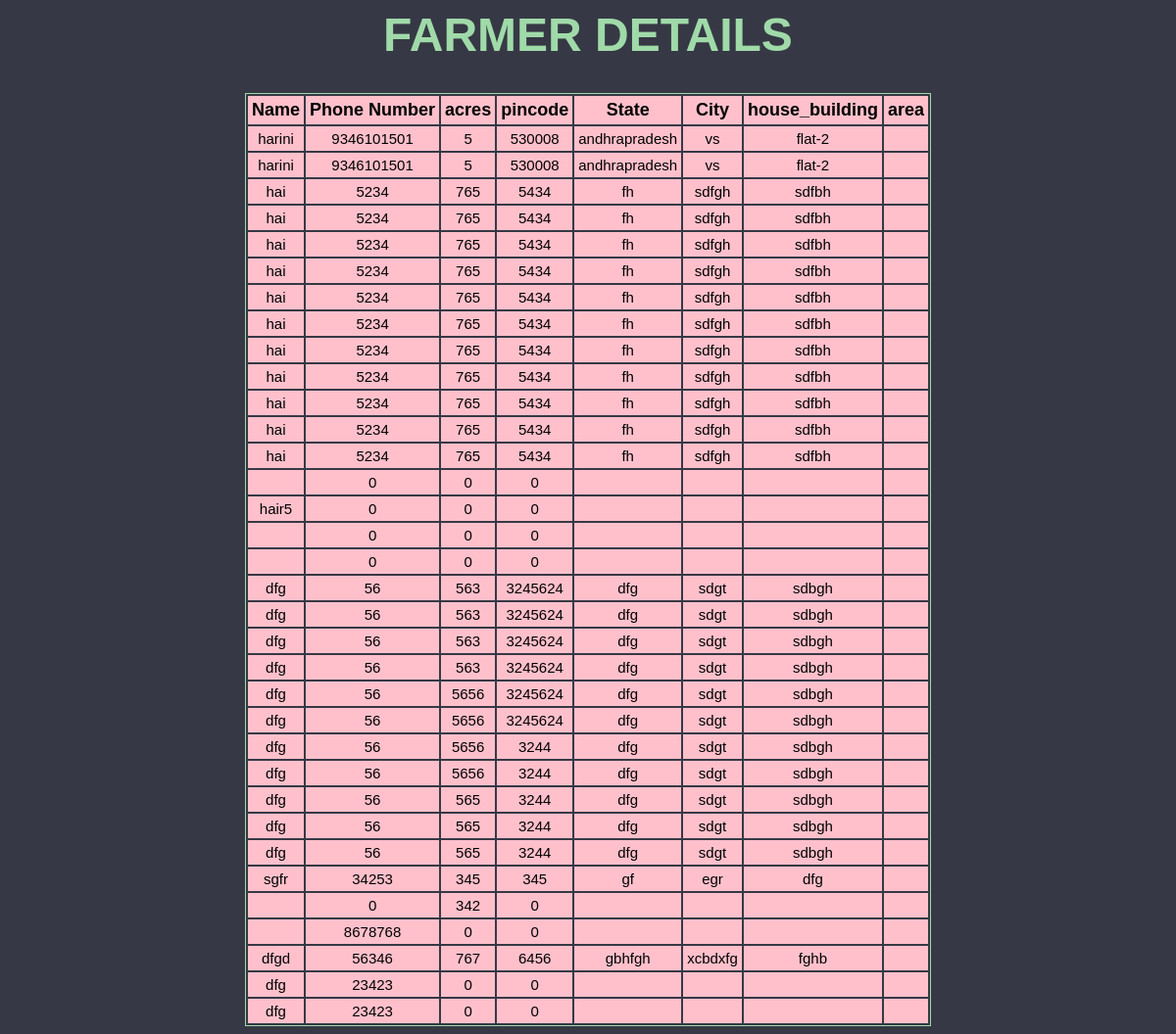
The page /bussiness/fetch.php on the database its author committed.
### tables this page shows
CREATE TABLE `farmer_details` (
  `f_name` varchar(255) NOT NULL,
  `phnum` bigint(11) NOT NULL,
  `pincode` int(11) NOT NULL,
  `state` varchar(255) NOT NULL,
  `city` varchar(255) NOT NULL,
  `house` varchar(255) NOT NULL,
  `Area` varchar(255) NOT NULL,
  `land` int(11) NOT NULL
);

### bussiness/fetch.php (the view, shortened to what this page needs)
<?php
$con=mysqli_connect("localhost","root","","4seed");
$result = mysqli_query($con, "SELECT * FROM farmer_details");
?>
<html>
<head>
</head>
<body>
<h1>FARMER DETAILS</h1>
<table  cellpadding=4>
<tr>
<th>Name</th>
<th>Phone Number</th>
<th> acres</th>
<th>pincode</th>
<th>State</th>
<th>City</th>
<th>house_building</th>
<th>area</th>
</tr>
<?php while ($row = mysqli_fetch_array($result))
{
echo "<tr>";
echo"<td>".$row['f_name'];echo"</td>";
echo"<td>".$row['phnum'];echo"</td>";
echo"<td>".$row['land'];echo"</td>";
echo"<td>".$row['pincode'];echo"</td>";
echo"<td>".$row['state'];echo"</td>";
echo"<td>".$row['city'];echo"</td>";
echo"<td>".$row['house'];echo"</td>";
echo"<td>".$row['area'];echo"</td>";
echo"</tr>";
}
?>
</table>
</body>
</html>

### bussiness/fetch.php (style rules this page uses)
body { background-color: #363945; font-family:Arial; }
table { width: 700px; border: 1px solid #A0DAA9; margin: 0 auto; }
tr { background: pink; }
td { font-weight: lighter; text-align: center; font-size: 15px; }
h1 { font-size: 3rem; text-align: center; color: #A0DAA9; }
th { font-size: 18px; font-weight: 200px; background-color: pink; border-color: red; }

### rows shown on the page
farmer_details: f_name "harini", phnum "9346101501", land "5", pincode "530008", state "andhrapradesh", city "vs", house "flat-2"
farmer_details: f_name "harini", phnum "9346101501", land "5", pincode "530008", state "andhrapradesh", city "vs", house "flat-2"
farmer_details: f_name "hai", phnum "5234", land "765", pincode "5434", state "fh", city "sdfgh", house "sdfbh"
farmer_details: f_name "hai", phnum "5234", land "765", pincode "5434", state "fh", city "sdfgh", house "sdfbh"
farmer_details: f_name "hai", phnum "5234", land "765", pincode "5434", state "fh", city "sdfgh", house "sdfbh"
farmer_details: f_name "hai", phnum "5234", land "765", pincode "5434", state "fh", city "sdfgh", house "sdfbh"
farmer_details: f_name "hai", phnum "5234", land "765", pincode "5434", state "fh", city "sdfgh", house "sdfbh"
farmer_details: f_name "hai", phnum "5234", land "765", pincode "5434", state "fh", city "sdfgh", house "sdfbh"
farmer_details: f_name "hai", phnum "5234", land "765", pincode "5434", state "fh", city "sdfgh", house "sdfbh"
farmer_details: f_name "hai", phnum "5234", land "765", pincode "5434", state "fh", city "sdfgh", house "sdfbh"
farmer_details: f_name "hai", phnum "5234", land "765", pincode "5434", state "fh", city "sdfgh", house "sdfbh"
farmer_details: f_name "hai", phnum "5234", land "765", pincode "5434", state "fh", city "sdfgh", house "sdfbh"
farmer_details: f_name "hai", phnum "5234", land "765", pincode "5434", state "fh", city "sdfgh", house "sdfbh"
farmer_details: phnum "0", land "0", pincode "0"
farmer_details: f_name "hair5", phnum "0", land "0", pincode "0"
farmer_details: phnum "0", land "0", pincode "0"
farmer_details: phnum "0", land "0", pincode "0"
farmer_details: f_name "dfg", phnum "56", land "563", pincode "3245624", state "dfg", city "sdgt", house "sdbgh"
farmer_details: f_name "dfg", phnum "56", land "563", pincode "3245624", state "dfg", city "sdgt", house "sdbgh"
farmer_details: f_name "dfg", phnum "56", land "563", pincode "3245624", state "dfg", city "sdgt", house "sdbgh"
farmer_details: f_name "dfg", phnum "56", land "563", pincode "3245624", state "dfg", city "sdgt", house "sdbgh"
farmer_details: f_name "dfg", phnum "56", land "5656", pincode "3245624", state "dfg", city "sdgt", house "sdbgh"
farmer_details: f_name "dfg", phnum "56", land "5656", pincode "3245624", state "dfg", city "sdgt", house "sdbgh"
farmer_details: f_name "dfg", phnum "56", land "5656", pincode "3244", state "dfg", city "sdgt", house "sdbgh"
farmer_details: f_name "dfg", phnum "56", land "5656", pincode "3244", state "dfg", city "sdgt", house "sdbgh"
farmer_details: f_name "dfg", phnum "56", land "565", pincode "3244", state "dfg", city "sdgt", house "sdbgh"
farmer_details: f_name "dfg", phnum "56", land "565", pincode "3244", state "dfg", city "sdgt", house "sdbgh"
farmer_details: f_name "dfg", phnum "56", land "565", pincode "3244", state "dfg", city "sdgt", house "sdbgh"
farmer_details: f_name "sgfr", phnum "34253", land "345", pincode "345", state "gf", city "egr", house "dfg"
farmer_details: phnum "0", land "342", pincode "0"
farmer_details: phnum "8678768", land "0", pincode "0"
farmer_details: f_name "dfgd", phnum "56346", land "767", pincode "6456", state "gbhfgh", city "xcbdxfg", house "fghb"
farmer_details: f_name "dfg", phnum "23423", land "0", pincode "0"
farmer_details: f_name "dfg", phnum "23423", land "0", pincode "0"
